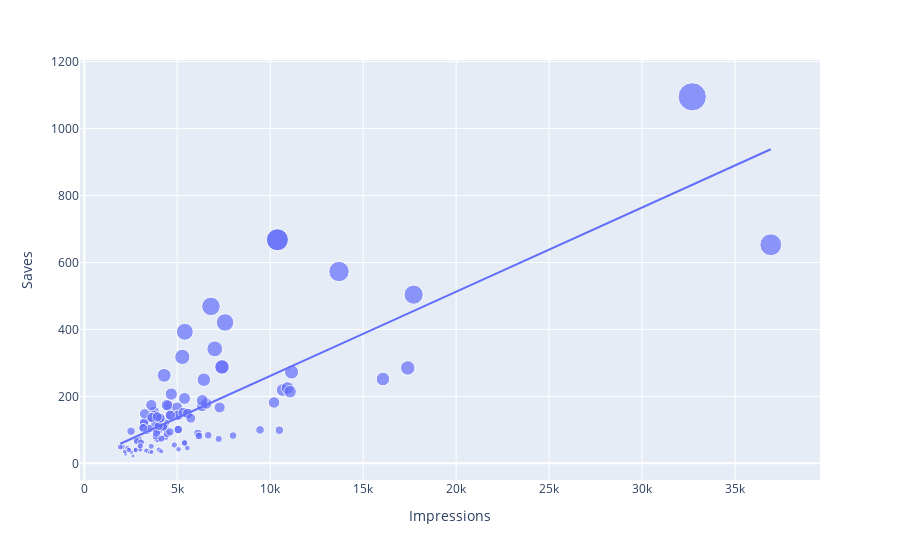

Notebook source saved alongside this figure:
### Code cell
px.scatter(data_frame=df,x='Impressions',y='Saves', size='Saves',trendline='ols')
